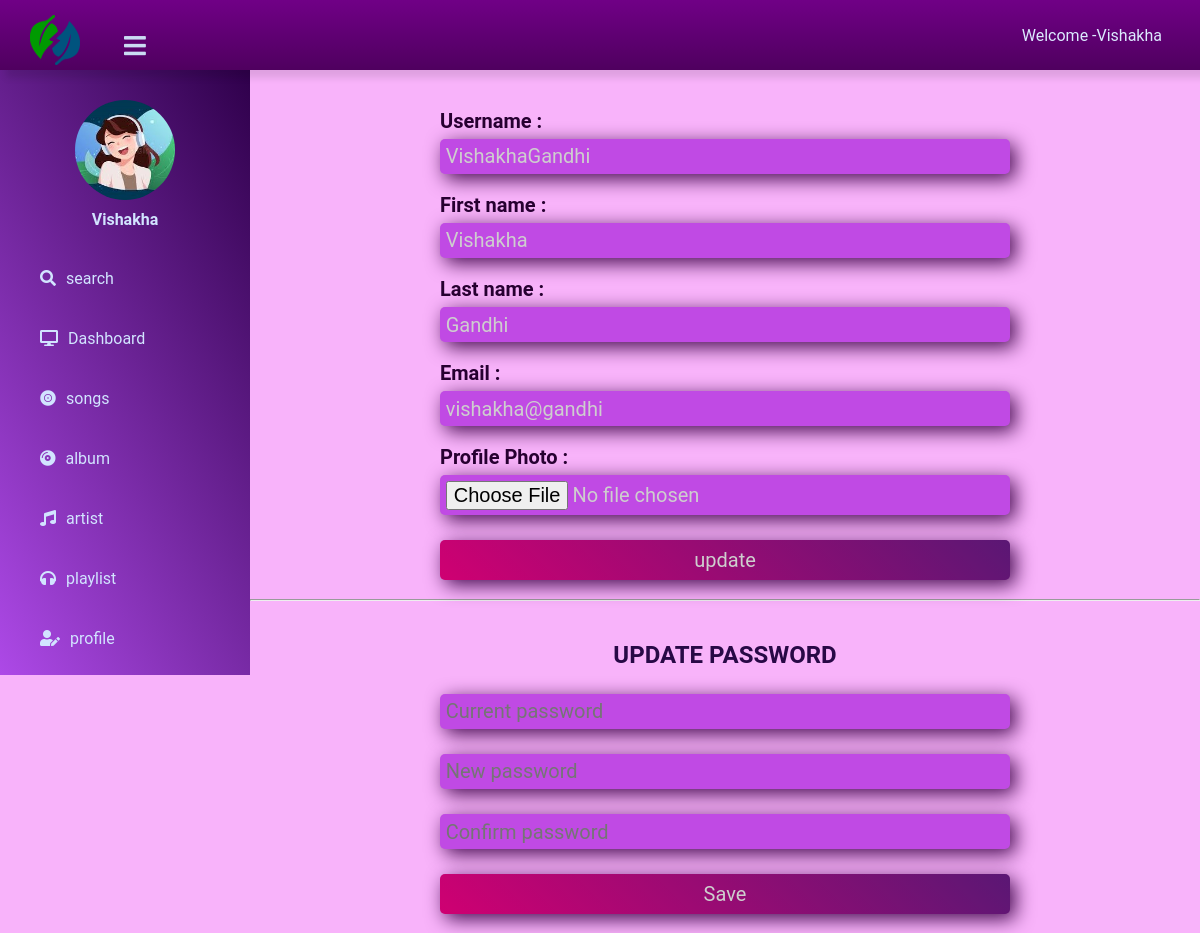
The page /edit_profile.php (signed in) on the database its author committed.
### tables this page shows
CREATE TABLE `users` (
  `userid` int(8) NOT NULL,
  `username` varchar(255) NOT NULL,
  `fname` text NOT NULL,
  `lname` text NOT NULL,
  `email` varchar(255) NOT NULL,
  `password` varchar(255) NOT NULL,
  `photo` varchar(255) NOT NULL
);

### edit_profile.php (the view, shortened to what this page needs)
<?php include 'user_header.php'; ?>
<?php
$id= $_SESSION["userid"];
$sql1 = "SELECT * FROM users WHERE userid = '".$id."' ";
$result = mysqli_query($con , $sql1);
if($result){
    $row= mysqli_fetch_array($result);
}
else {
    echo "this is not working";
}
?>
<link rel="stylesheet" href="css/edit_profile.css">
<body class="this">
    <div class="form">
        <center>
            <form action="#" method="post" enctype="multipart/form-data">
                <div class="form-field">
                    <label for="username">Username :</label>
                    <input type="text" name="username" value="<?php echo $row['username']; ?>" placeholder="Enter Username">
                </div>
                <div class="form-field">
                    <label for="fname">First name :</label>
                    <input type="text" name="fname" value="<?php echo $row['fname']; ?>" placeholder="Enter your first name">
                </div>
                <div class="form-field">
                    <label for="lname">Last name :</label>
                    <input type="text" name="lname" value="<?php echo $row['lname']; ?>" placeholder="Enter your last name">
                </div>
                <div class="form-field">
                    <label for="email">Email :</label>
                    <input type="email" name="email" value="<?php echo $row['email']; ?>" placeholder="Enter your Email">
                </div>
                <div class="form-field">
                    <label for="profile_photo">Profile Photo :</label>
                    <input type="file" name="photo" value="<?php echo $row['photo']; ?>" placeholder="Enter your profile">
                </div>
                <div class="form-field">
                    <input class="btn" type="submit" name="update" value="update">
                </div>
            </form>
        </center>
    </div>
    <hr style="background-color:rgb(33, 2, 61)">
    <div class="form">
        <center>
            <h2 class="pass_update">UPDATE PASSWORD</h2>
            <form action="updatePassword.php" method="post" >
                <div class="form-field">
                    <input type="password" class="oldPassword" name="oldPassword" placeholder="Current password">
                </div>
                <div class="form-field">
                    <input type="password" class="newPassword1" name="newPassword1" placeholder="New password">
                </div>
                <div class="form-field">
                    <input type="password" class="newPassword2" name="newPassword2" placeholder="Confirm password">
                </div>
                <div class="form-field">
                    <input type="submit" name="name" value="Save" class=" btn " onclick="updatePassword( 'oldPassword', 'newPassword1', 'newPassword2') "></input>
                </div>
            </form>
        </center>
    </div>
</body>
<?php include 'footer.php'; ?>

### user_header.php (shortened to what this page needs)
<?php include 'includes/db.php'; ?>
<?php
$username= $_SESSION["username"];
$sql = "SELECT * FROM `users` WHERE `username` = '$username'";
$result = mysqli_query($con , $sql);
if($result -> num_rows == 1 ){
    while($row = $result->fetch_assoc()){
    ?>
<!DOCTYPE html>
<html>
    <head>
        <link rel="stylesheet" href="https://cdnjs.cloudflare.com/ajax/libs/font-awesome/5.15.3/css/all.min.css">
        <link rel="stylesheet" href="css/user_header.css">
    </head>
    <body>
        <header>
            <div class="head">
                <div class="logo_box">
                    <img class="logo" src="image/music-magpie-leaf-logo.png" alt="icon">
                    <label for="check">
                        <i class="fas fa-bars" id="sidebar_btn"></i>
                    </label>
                </div>
                <div class="username">
                    <span>Welcome -<p> <?php echo $row['fname']; ?></p></span>
                </div>
            </div>
        </header>
        <div class="sidebar">
            <div class="pro">
            <center>
                <img src="<?php echo $row['photo']; ?>" class="profile_image" alt="profile">
                <h4><?php echo $row['fname']; ?> </h4>
            </center>
            </div>
            <a href="search.php"><i class="fas fa-search"></i><span>search</span></a>
            <a href="user_dashboard.php"><i class="fas fa-desktop"></i><span>Dashboard</span></a>
            <a href="songs.php"><i class="fas fa-record-vinyl"></i><span>songs</span></a>
            <a href="album.php"><i class="fas fa-compact-disc"></i><span>album</span></a>
            <a href="artist.php"><i class="fas fa-music"></i><span>artist</span></a>
            <a href="playlist.php"><i class="fas fa-headphones"></i><span>playlist</span></a>
            <a href="edit_profile.php"><i class="fas fa-user-edit"></i><span>profile</span></a>
            <a href="user_logout.php"><i class="fas fa-sign-out-alt"></i><span>logout</span></a>
        </div>
        <div class="content">
            <?php
                    }
                }
                else{
                    echo "Check your username!!";
                }
            ?>

### css/user_header.css (style rules this page uses)
* { margin: 0; padding: 0; font-family: "Roboto", sans-serif; }
header .head { width: 96%; position: fixed; z-index: 99; height: 70px; padding: 0 30px; background: linear-gradient( #700086, #4f005f); display: flex; align-items: center; justify-content: space-between; box-shadow: 7px 7px 7px 1px rgba(0, 0, 0, 0.1); }
header .head .logo { position: relative; margin-top: 25px; width: 50px; height: 50px; }
header .head .username span { display: flex; margin-right: 20px; color: #dceaff; }
.sidebar { z-index: 1; background-image: linear-gradient(60deg, #ad49e7, #2f004b); margin-top: 70px; padding-top: 30px; position: fixed; left: 0; width: 250px; height: 575px; transition: 0.5s; transition-property: left; overflow-y: scroll; overflow-x: hidden }
.sidebar .profile_image { width: 100px; height: 100px; border-radius: 100px; margin-bottom: 10px; }
.sidebar h4 { color: #d2e4ff; margin-top: 0; margin-bottom: 20px; }
.sidebar a { color: #d2e4ff; display: block; width: 100%; line-height: 60px; text-decoration: none; padding-left: 40px; box-sizing: border-box; transition: 0.2s; transition-property: border-radius; }
.sidebar i { padding-right: 10px; }
label #sidebar_btn { z-index: 1; color: #cadbf3; position: relative; cursor: pointer; left: 20px; top: -10px; width: 50px; height: 50px; font-size: 25px; margin: 5px 20px; transition: 0.3s; transition-property: color; }
.content { margin-left: 250px; font-family: monotype corsiva, Arial, Helvetica, sans-serif !important; background-position: center; background-size: cover; height: auto; padding-top: 70px; transition: 0.5s; }

### css/edit_profile.css (style rules this page uses)
body { background-color: rgb(248, 179, 250); }
.form { display: flex; flex-direction: column; justify-content: space-around; text-align: center; margin-top: 20px; }
.form .form-field { display: flex; flex-direction: column; justify-content: space-around; text-align: left; margin: 2%; width: 60%; font-size: 20px; font-weight: bolder; color: rgb(39, 0, 49); }
input { margin-top: 1%; padding: 1%; font-size: 20px; border: none; border-radius: 5px; background-color: rgb(192, 74, 228); color: rgb(206, 206, 206); box-shadow: 5px 5px 19px rgb(67, 8, 78); }
.form .form-field .btn { height: 40px; background-image: linear-gradient(45deg, rgb(207, 0, 114), rgba(45, 0, 66, 0.692)); }

### edit_profile.php (style rules this page uses)
body { font-family: fangsong; background-color: #212156; color: #c7c5e6; }
.pass_update { margin-top: 20px; color: rgb(40, 9, 70); }
.fa, .fab, .fad, .fal, .far, .fas { line-height: 2.5 !important; }

### rows shown on the page
users: fname "Vishakha", photo (picture), username "VishakhaGandhi", lname "Gandhi", email "vishakha@gandhi"
